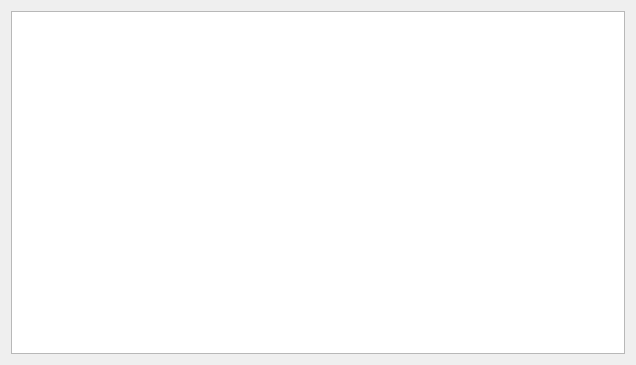
<?xml version="1.0" encoding="UTF-8"?>
<ui version="4.0">
 <class>LoggingWindow</class>
 <widget class="QDialog" name="LoggingWindow">
  <property name="geometry">
   <rect>
    <x>0</x>
    <y>0</y>
    <width>636</width>
    <height>365</height>
   </rect>
  </property>
  <property name="windowTitle">
   <string>About Citra</string>
  </property>
  <layout class="QVBoxLayout" name="verticalLayout_2">
   <item>
    <layout class="QVBoxLayout" name="verticalLayout">
     <item>
      <widget class="QTextEdit" name="logs">
       <property name="readOnly">
        <bool>true</bool>
       </property>
      </widget>
     </item>
    </layout>
   </item>
  </layout>
 </widget>
 <resources/>
 <connections/>
</ui>
